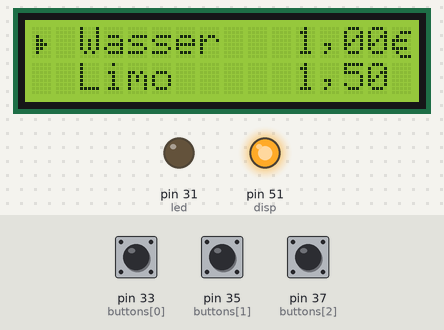
The sketch below on a simulated Arduino Mega 2560, built with avr-gcc and run on an emulated ATmega2560. On the bench: 16×2 character LCD, output pins drawn as LEDs (lit = HIGH). The inputs (shaded band) are chosen by the test bench; at power-on: pin 33 (buttons[0]) HIGH, pin 37 (buttons[2]) HIGH, pin 35 (buttons[1]) HIGH.

Above: at 1.2 s.
1.3 s: pin 33 (buttons[0]) pulled LOW for 0.15 s
At 2.3 s:
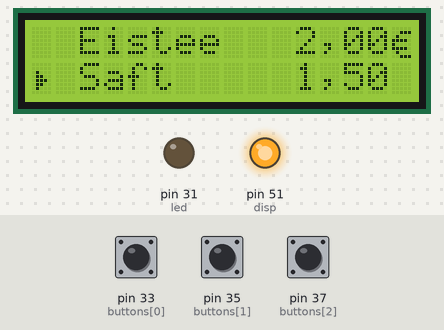
2.9 s: pin 37 (buttons[2]) pulled LOW for 0.15 s
At 3.4 s:
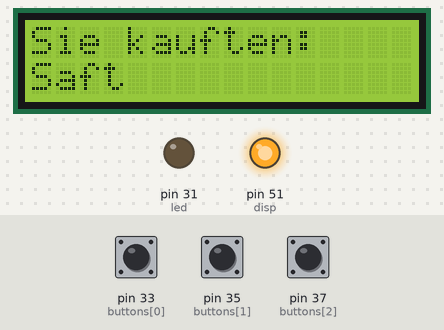
6.0 s: pin 35 (buttons[1]) pulled LOW for 0.15 s
At 7.0 s:
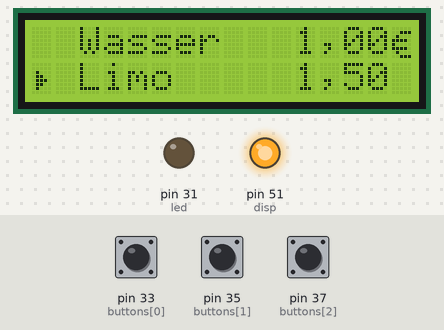
7.6 s: pin 35 (buttons[1]) pulled LOW for 1 s
At 8.2 s:
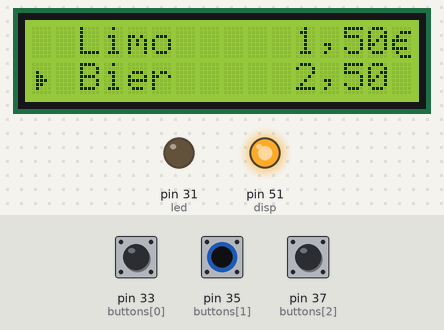
10.1 s: pin 33 (buttons[0]) pulled LOW for 1 s
At 11.3 s:
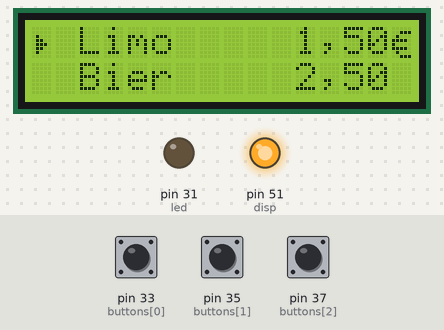
12.6 s: pin 37 (buttons[2]) pulled LOW for 1 s
At 13.2 s:
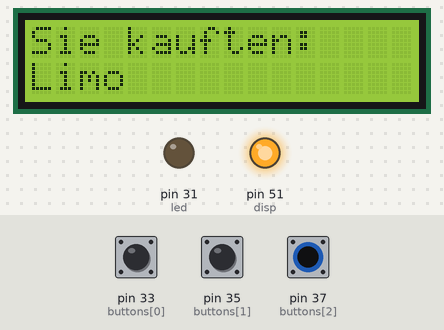
Timing chart, 0 to 15.6 s (numbered marks = the images above; inputs shaded):
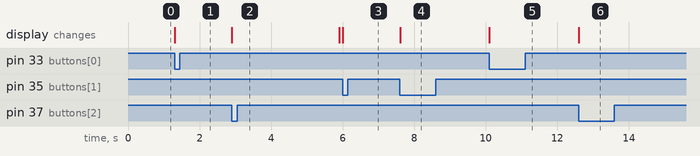

Measured:
- after the input at 1.3 s, the display: changes at once (image 1)
- after the input at 2.9 s, the display: changes at once (image 2)
- after the input at 6.0 s, the display: changes at once (image 3)
- after the input at 7.6 s, the display: changes at once (image 4)
- after the input at 10.1 s, the display: changes at once (image 5)
- after the input at 12.6 s, the display: changes at once (image 6)

The sketch:

assignment4_1_3.ino
```cpp
#include <LiquidCrystal.h>

/*** INITIALISIERUNG ***/
LiquidCrystal lcd(8, 9, 2, 3, 4, 5);  // set up LCD
const int buttons[] = {33, 35, 37};
const int led       = 31;
const int disp      = 51;

/*** GETRAENKELISTE ***/
int DRINKS = 6;
char *drink_name[] = { "Wasser", "Limo", "Bier", "Sprudel", "Eistee", "Saft"};
int  drink_price[] = { 100, 150, 250, 100, 200, 150 }; //Preise in Cent

/*** HAUPMENUE NAVIGATION ***/
int selected_item_in_menu = 0; //Getraenke ID (enspricht Array Position)
int menu_cursor_position  = 0; //0 oder 1, Zeilenauswahl des Displays

/*** TASTER ENTPRELLEN ***/
unsigned long last_select_time[3] = {0};
int pushed[3] = {0};

/*** STATEMASHINE IN DER LOOP ***/
int active_menu = 0;

/*** CUSTOM CHARS ***/
//Custom Char generiert auf: http://fusion94.org/lcdchargen/
byte custom_char_1[8] = {
  0b00000,
  0b00000,
  0b01000,
  0b01100,
  0b01110,
  0b01100,
  0b01000,
  0b00000
};

byte custom_char_2[8] = {
  0b00000,
  0b00111,
  0b01000,
  0b11110,
  0b10000,
  0b11110,
  0b01000,
  0b00111
};
/*******************************************************/
/*** FUNKTIONEN DEFINIEREN                             */
/*******************************************************/

/*
   Gibt Wert zurueck, der in gegebenen Grenzen liegt
*/
int limit (int value, int min, int max) {
  if (value < min)
    return max;
  else if (value > max)
    return min;

  return value;
}

/*
    Hauptmenue auf dem Display anzeigen, abhaengig von Cursorposition
    mittels [selected_item_in_menu - menu_cursor_position (+ 1)] wird dafuer gesorgt,
    dass das Display sich nur "verschiebt", wenn Cursor nicht mehr bewegt werden kann
*/
void print_menu() {
  char buffer[100]; //buffer fuer sprintf

  lcd.clear();

  lcd.setCursor(2, 0); //Setze Curser auf Anfangsposition des oberen Namens
  lcd.print(drink_name[selected_item_in_menu - menu_cursor_position]);
  sprintf(buffer, "%d,%02d",
          drink_price[selected_item_in_menu - menu_cursor_position] / 100,
          drink_price[selected_item_in_menu - menu_cursor_position] % 100);
  lcd.setCursor(11, 0);  //Setze Curser auf Anfangsposition des oberen Preises
  lcd.print(buffer);
  lcd.setCursor(15, 0);
  lcd.write(byte(1));


  lcd.setCursor(2, 1);  //Setze Curser auf Anfangsposition des unteren Namens
  lcd.print(drink_name[selected_item_in_menu - menu_cursor_position + 1]);
  sprintf(buffer, "%d,%02d",
          drink_price[selected_item_in_menu - menu_cursor_position + 1] / 100,
          drink_price[selected_item_in_menu - menu_cursor_position + 1] % 100);
  lcd.setCursor(11, 1);  //Setze Curser auf Anfangsposition des unteren Preises
  lcd.print(buffer);
  lcd.setCursor(15, 0);
  lcd.write(byte(1));

  //setze Auswahldreieck
  lcd.setCursor(0, menu_cursor_position);
  lcd.write(byte(0)); //die ID des CustomChars (0) muss erst als byte geparsed werden
}

/*
   Gibt Button Input entprellt als int zurueck, beachte Invertierung der Logik durch INPUT_PULLUP
   0: button_up
   1: button_down
   2: button_ok
*/
int read_input () {
  for (int i = 0; i < 3; i++) {
    if (millis() - last_select_time[i] > 25) {
      if (digitalRead(buttons[i]) == LOW && !pushed[i]) {
        pushed[i] = 1;
        last_select_time[i] = millis();

        return i;
      } else if (digitalRead(buttons[i]) == HIGH && pushed[i]) {
        pushed[i] = 0;
        last_select_time[i] = millis();
      }
    }
  }
  return -1;
}

/*
   Aendert Haupmenue Variablen je nach Eingabe ab, wird nur aufgerufen, wenn gerade das Hauptmenue aktiv ist
   Sorgt ausserdem dafuer, dass der Cursor zuerst hoch/runter sprint, bevor das Ganze Display "verschoben" wird
*/
void compute_menu_input(int input) {
  if (input == 0) {
    menu_cursor_position = 0; //cursor bewegt sich in obere Reihe
    selected_item_in_menu = limit(selected_item_in_menu - 1, 0, DRINKS - 1); //verschiebe Auswahl um 1 nach oben, achte aber auf Grenzen
    if(selected_item_in_menu == DRINKS-1){
       menu_cursor_position = 1;
    }
  } else if (input == 1) {
    menu_cursor_position = 1; //cursor bewegt sich in untere Reihe
    selected_item_in_menu = limit(selected_item_in_menu + 1, 0, DRINKS - 1); //verschiebe Auswahl um 1 nach unten, achte aber auf Grenzen
    if(selected_item_in_menu == 0){
       menu_cursor_position = 0;
    }
  }
}

/*
   Gibt Auswahl auf dem Display aus
   Waehrend dieser Anzeige werden jegliche Eingaben ignoriert
*/
void print_selection() {
  lcd.clear();
  lcd.setCursor(0, 0);
  lcd.print("Sie kauften:");
  lcd.setCursor(0, 1);
  lcd.print(drink_name[selected_item_in_menu]);

  delay(3000); //Bestaetigung 3 Sekunden anzeigen + Eingaben ignorieren
}


/*******************************************************/
/*** SETUP + LOOP                                      */
/*******************************************************/

void setup() {
  //IO einrichten
  for (int i = 0; i < 3; i++)
    pinMode(buttons[i], INPUT_PULLUP);
  pinMode(led, OUTPUT);

  //Setze Schaltpin des Transistors als Ausgang und standardmaessig auf HIGH
  pinMode(disp, OUTPUT);
  digitalWrite(disp, HIGH);

  //lcd einrichten
  lcd.begin(16, 2);
  lcd.setCursor(0, 0);
  lcd.createChar(0, custom_char_1); //definiere ein chustomChar (Anzeigen mit Serial.write(byte(0));)
  lcd.createChar(1, custom_char_2);

  print_menu(); //initiales Anzeigen des Haupmenues
}

void loop() {
  //lese und entprelle Taster, bei -1 soll nichts passieren, da keine Eingabe
  int input = read_input();

  if (active_menu == 0) { //Hauptmenue, Getraenkeauswahl

    if (input == 2) {
      //bestaetige Auswahl
      active_menu = 1;
    } else if (input == 0 || input == 1) {
      //veraendere Auswahl
      compute_menu_input(input);
      print_menu();
    }

  } else if (active_menu == 1) { //Bestaetige Auswahl auf Display

    print_selection();

    //resette alle Parameter
    active_menu = 0; //setze Statusvariable zurueck; koennte auch Wechsel in weitere Status initiieren
    selected_item_in_menu = 0;
    menu_cursor_position = 0;
    print_menu();
  }
}
```
